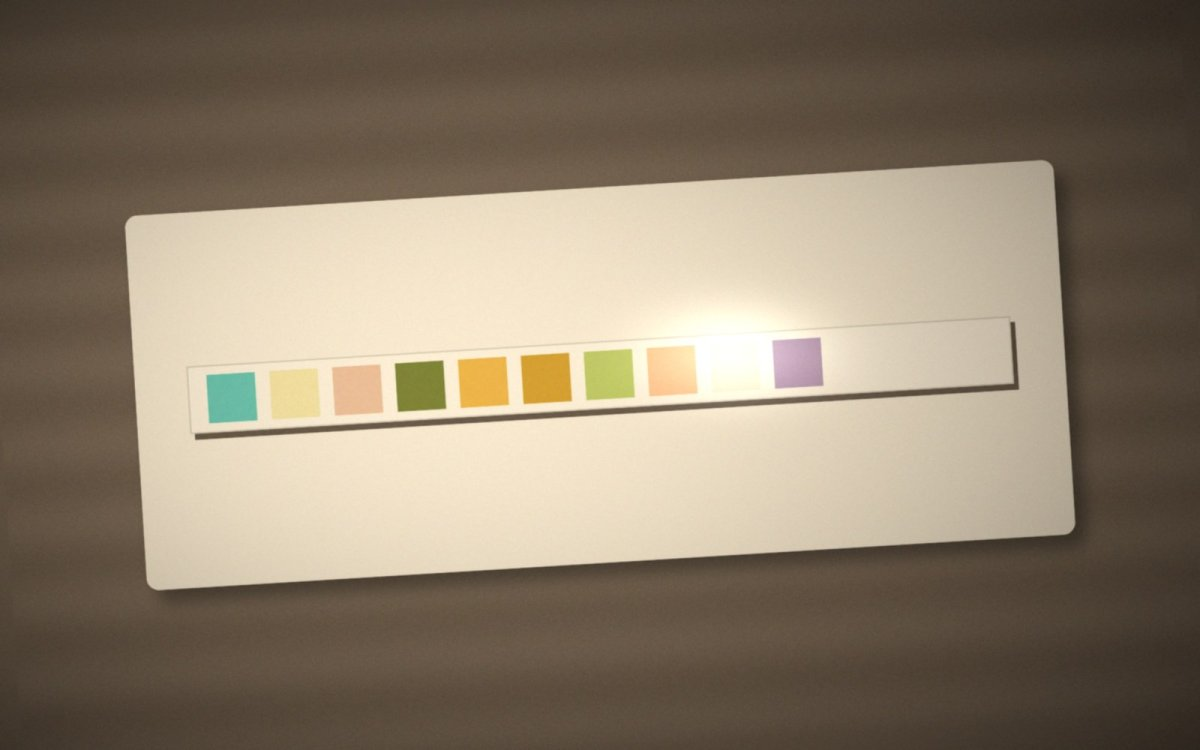
#> input picture sample_1.jpg, 1200 x 750 px
$ python -i vision.py   (imports and definitions only)
#> lines starting #> are read from the running program, lines starting #| are printed output that depends on the picture; after the words box and inside, x2 and y2 are one past the last pixel; in counts of white or black regions, pixels touching at a corner belong together
#> further down, picture is the input picture: shape (750, 1200, 3); mean B, G, R 107.4, 126.3, 140.4
"""UroScan strip reader (simple version).

Steps:
 1. Find the coloured pads in the photo (OpenCV contours).
 2. Fit a straight line through them (the strip may be tilted) and work out where all 10 pads are.
 3. For each pad, take the average colour of its centre after comparing it with the white
    paper around it (this cancels out yellow room light or shadows).
 4. Find the closest colours on the reference chart (K-nearest neighbours) using Euclidean
    distance in LAB colour space -> the level, plus an approximate value (e.g. about 180 mg/dL).
"""
import cv2
import numpy as np

from reference import CHART, PAD_ORDER

WHITE = np.array([250.0, 250.0, 248.0])     # colour of the white strip/paper in normal light


class ScanError(Exception):
    """Raised with a friendly message when the photo can't be read."""


# [21 lines left out: functions to_lab, nearest_level, not called in this run]


def find_pad_boxes(img):
    """Return (x, y, size) of every coloured square in the image."""
    # compare each pixel with the local white background so shadows don't matter
    rgb = cv2.cvtColor(img, cv2.COLOR_BGR2RGB).astype(np.float32)
    k = max(img.shape[:2]) // 12 | 1
    local_white = cv2.dilate(cv2.GaussianBlur(rgb, (0, 0), 3), np.ones((k, k), np.uint8))
    local_white = cv2.GaussianBlur(local_white, (0, 0), k / 3)
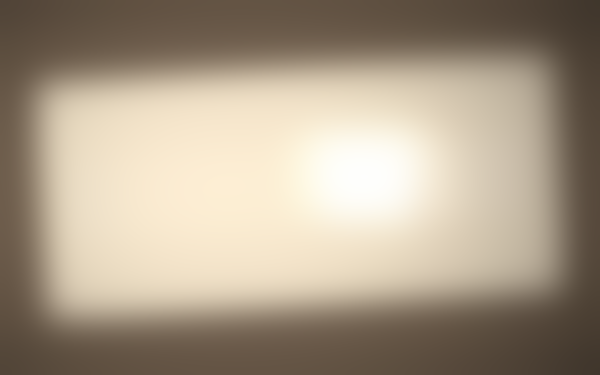
#> local_white: shape (750, 1200, 3) float32 (shown at 1/2 size); mean R, G, B 170.5, 156.6, 137.2
    norm = np.clip(rgb / np.maximum(local_white, 1) * WHITE, 0, 255).astype(np.uint8)
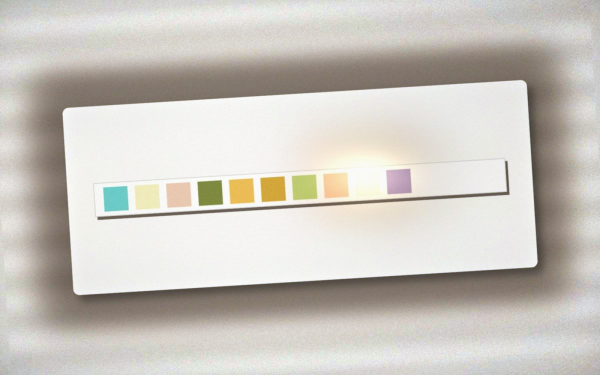
#> norm: shape (750, 1200, 3) (shown at 1/2 size); mean R, G, B 202.7, 198.4, 191.4

    lab = cv2.cvtColor(norm.astype(np.float32) / 255, cv2.COLOR_RGB2Lab)
#> lab: shape (750, 1200, 3) float32; mean of channels 0, 1, 2 79.7, 0.5, 4.2
    colourfulness = np.hypot(lab[..., 1], lab[..., 2])
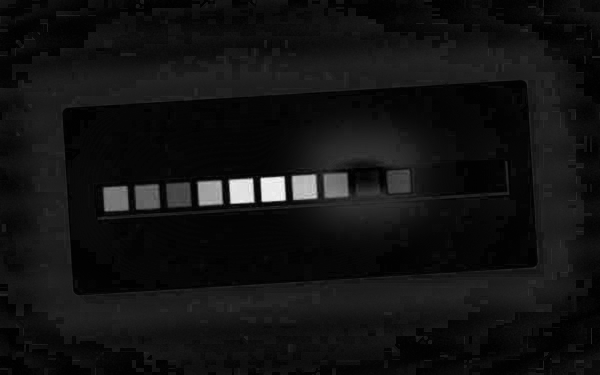
#> colourfulness: shape (750, 1200) float32 (shown at 1/2 size); min 0, max 65.05, mean 4.7; drawn with min black and max white
    mask = ((colourfulness > 14) | (lab[..., 0] < 75)).astype(np.uint8) * 255      # coloured or dark pixels
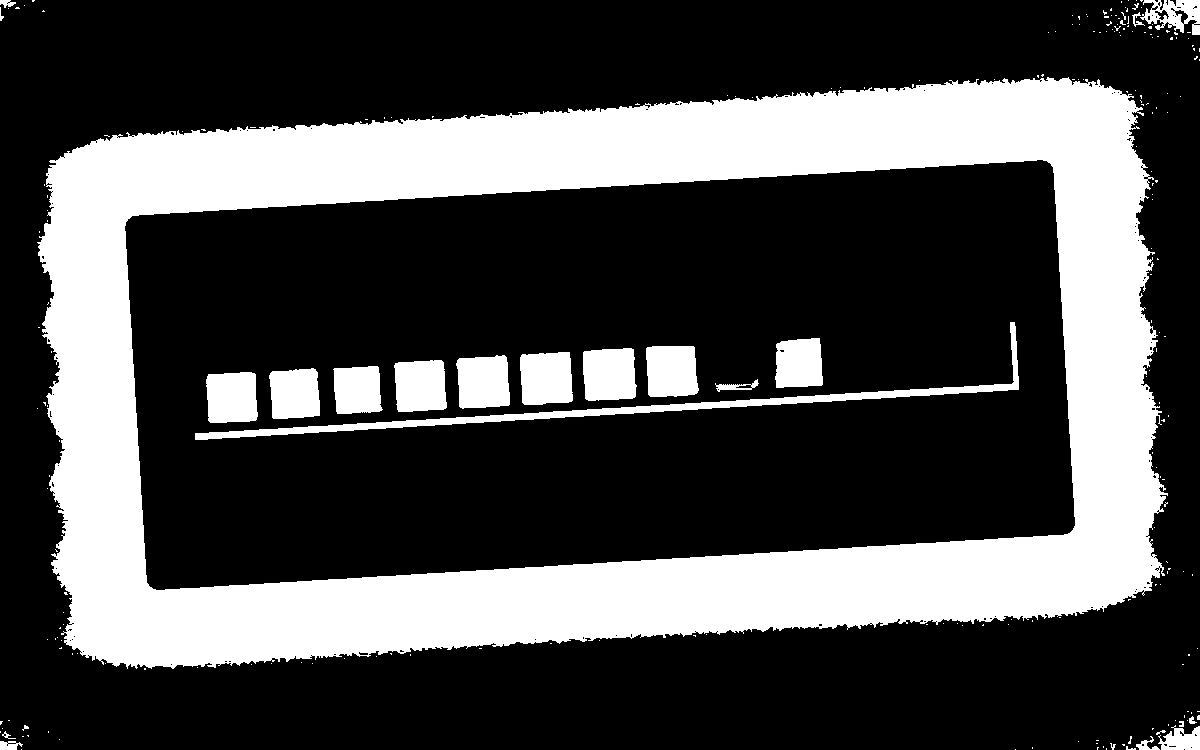
#> mask: shape (750, 1200); 29.2% white; 233 white regions (208 under 20 px), largest, box (x1, y1, x2, y2) and area: (37, 77, 1168, 669) 231615, (195, 322, 1019, 440) 5917, (583, 348, 637, 401) 2581
    mask = cv2.morphologyEx(mask, cv2.MORPH_OPEN, np.ones((5, 5), np.uint8))
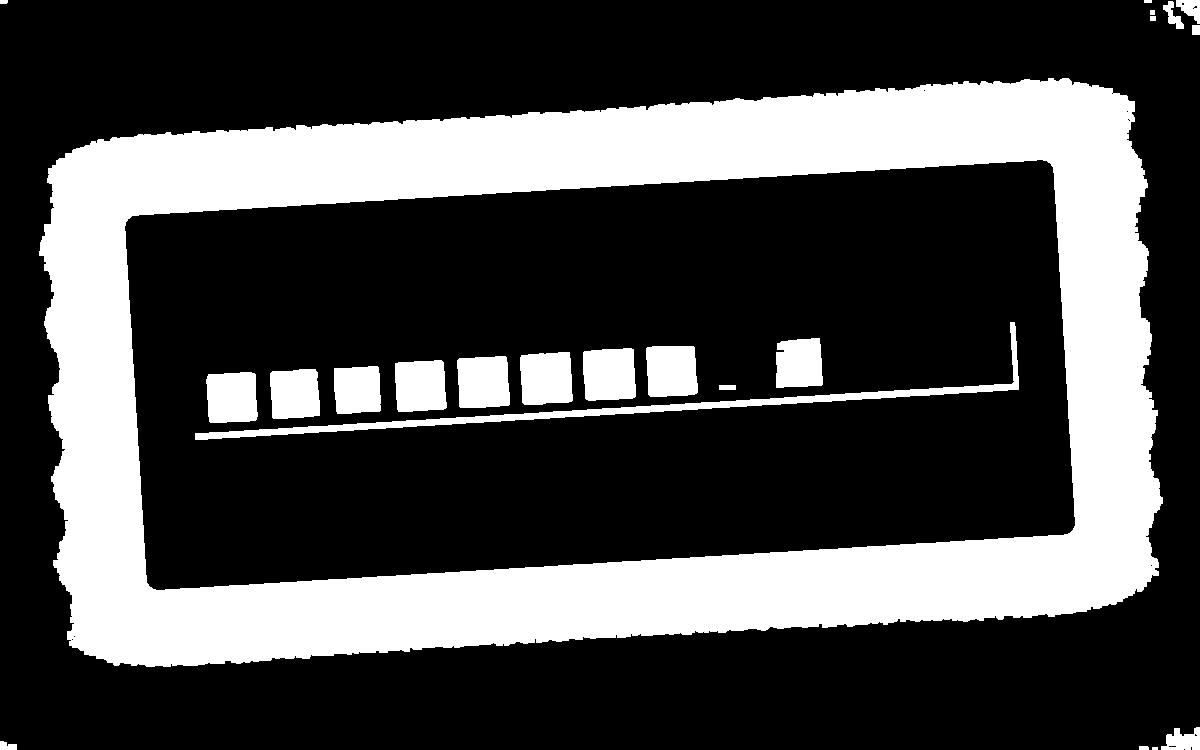
#> mask: shape (750, 1200); 28.7% white; 23 white regions (1 under 20 px)
    contours, _ = cv2.findContours(mask, cv2.RETR_LIST, cv2.CHAIN_APPROX_SIMPLE)
#> contours = 37 contours, 16 with area under 20; largest, box (x1, y1, x2, y2) and area: (39, 78, 1163, 667) 575660, (124, 159, 1076, 591) 349883, (195, 322, 1019, 440) 5027, (583, 348, 636, 401) 2478, (520, 352, 573, 405) 2454

    longest_side = max(img.shape[:2])
    boxes = []
    for c in contours:
        x, y, w, h = cv2.boundingRect(c)
        square_enough = 0.6 < w / h < 1.6
        right_size = 0.015 * longest_side < w < 0.1 * longest_side
        filled = cv2.contourArea(c) > 0.6 * w * h
        if square_enough and right_size and filled:
            boxes.append((x + w / 2, y + h / 2, (w + h) / 2))
#> this loop made 37 passes
#> (x, y, w, h, square_enough, right_size, filled) on passes 2, 3, 4, 5, 6, 11, 12, 13: (1168, 745, 9, 3, False, False, False), (1139, 746, 10, 4, False, False, True), (0, 741, 17, 9, False, False, True), (1194, 733, 4, 4, True, False, False), (1161, 727, 39, 23, False, True, True), (206, 372, 52, 51, True, True, True), (270, 369, 50, 50, True, True, True), (334, 366, 47, 48, True, True, True)
#> after the loop, boxes = [(232, 397.5, 51.5), (295, 394, 50), (357.5, 390, 47.5), (421, 386, 52), (483.5, 382, 52.5), (546.5, 378.5, 53), (609.5, 374.5, 53), (672, 371.5, 51.5), (799.5, 363, 48.5)]
    return boxes, norm


# [56 lines left out: function analyse, not called in this run]

>>> import cv2
>>> picture = cv2.imread('sample_1.jpg')
>>> result = find_pad_boxes(picture)

$ run again, on sample_2.jpg
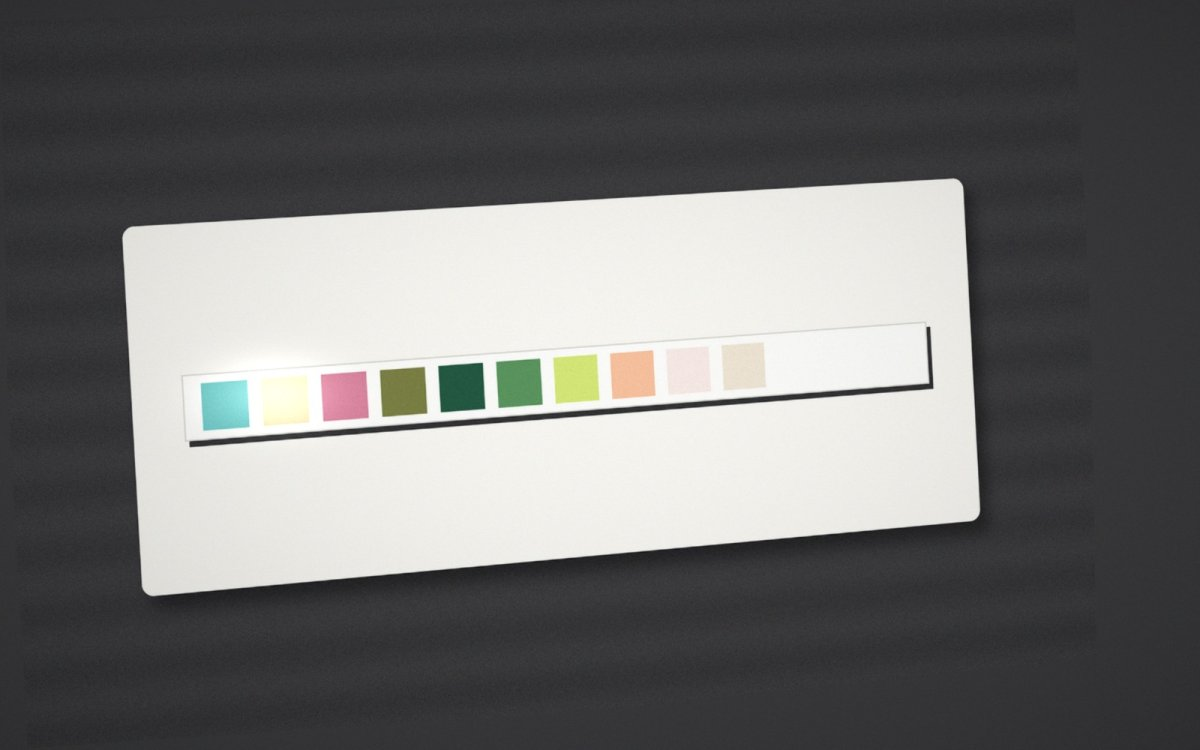
#> input picture sample_2.jpg, 1200 x 750 px
#> picture is the input picture: shape (750, 1200, 3); mean B, G, R 110.7, 111.5, 111.6
#> in find_pad_boxes, `norm = np.clip(rgb / np.maximum(local_white, 1) * WHITE, 0, 255).astyp..`:
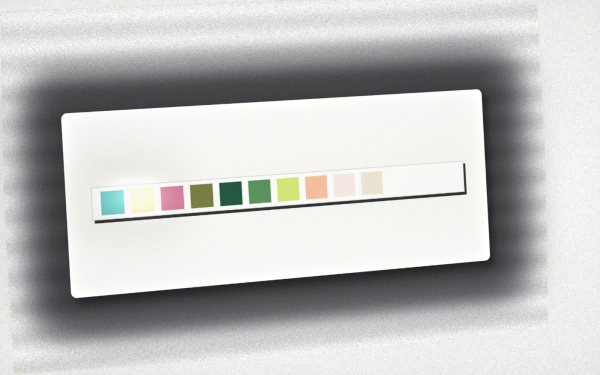
#> norm: shape (750, 1200, 3) (shown at 1/2 size); mean R, G, B 193.2, 193.4, 192.5
#> lab: shape (750, 1200, 3) float32; mean of channels 0, 1, 2 77.1, -0.2, 0.4
#> in find_pad_boxes, `mask = cv2.morphologyEx(mask, cv2.MORPH_OPEN, np.ones((5, 5), np.uint8))`:
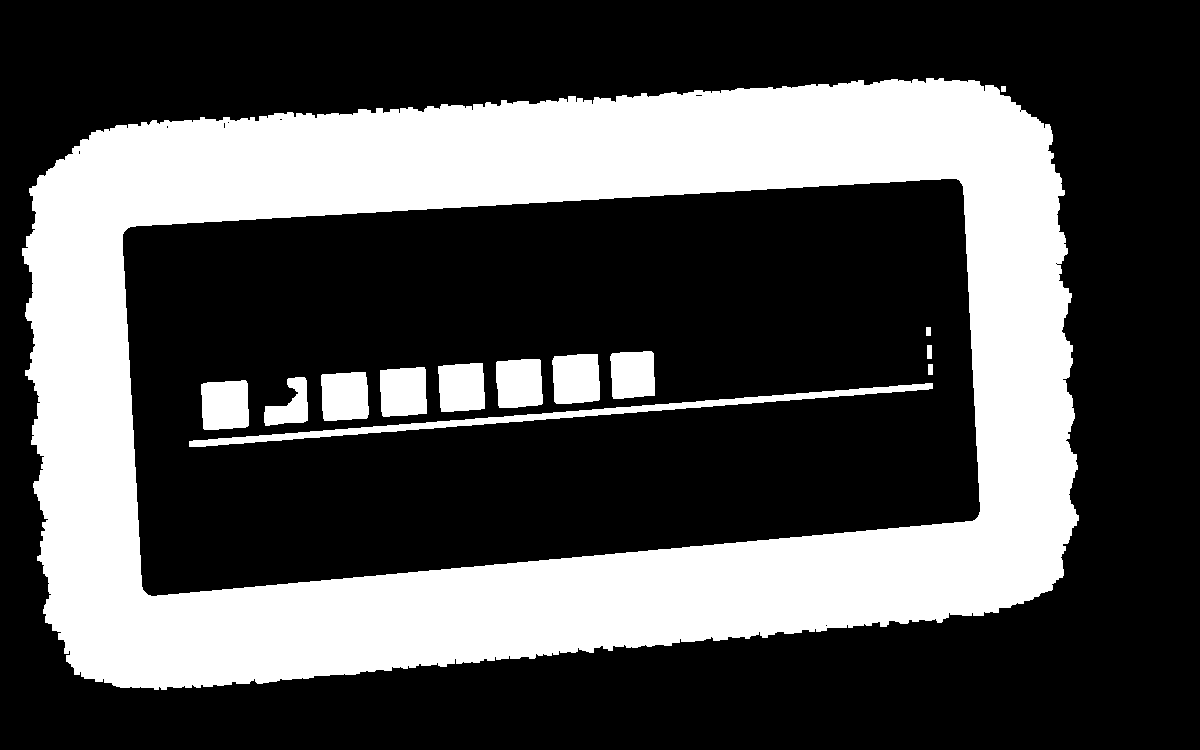
#> mask: shape (750, 1200); 31.6% white; 14 white regions
#> contours = 24 contours, 9 with area under 20; largest, box (x1, y1, x2, y2) and area: (22, 78, 1079, 690) 560690, (122, 178, 981, 597) 300734, (189, 383, 933, 447) 4123, (552, 354, 600, 404) 2111, (201, 380, 249, 430) 2107
#> the loop in find_pad_boxes, `for c in contours:` made 24 passes
#> (x, y, w, h, square_enough, right_size, filled) on passes 2, 3, 4, 5, 6, 8, 9, 10: (189, 383, 744, 64, False, False, False), (201, 380, 48, 50, True, True, True), (264, 377, 44, 49, True, True, False), (321, 372, 48, 49, True, True, True), (380, 367, 47, 50, True, True, True), (438, 363, 47, 49, True, True, True), (496, 359, 47, 49, True, True, True), (552, 354, 48, 50, True, True, True)
#> after the loop in find_pad_boxes, `for c in contours:`: boxes = [(225, 405, 49), (345, 396.5, 48.5), (403.5, 392, 48.5), (461.5, 387.5, 48), (519.5, 383.5, 48), (576, 379, 49), (632.5, 375, 46.5)]
